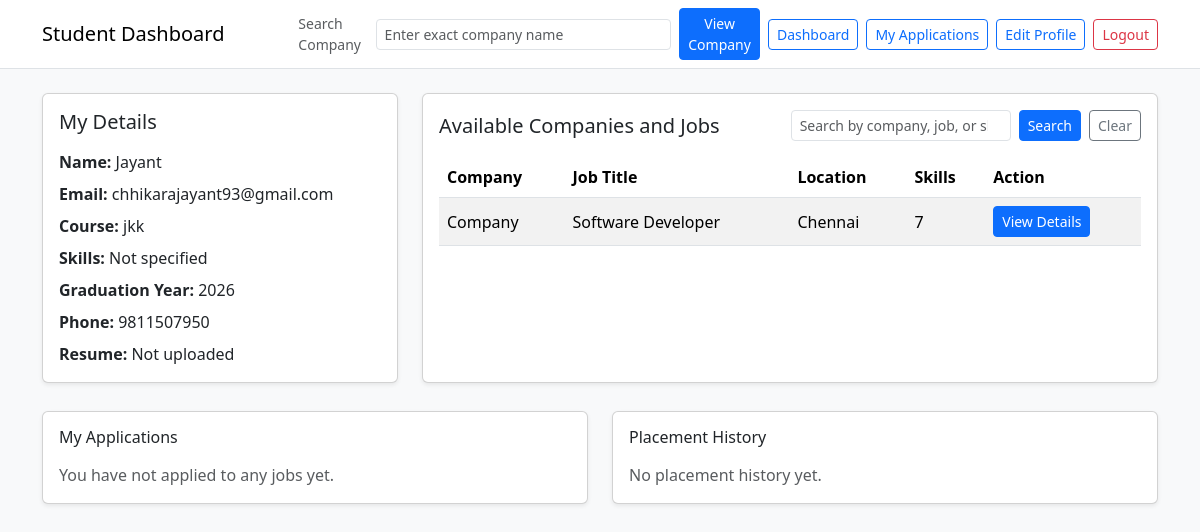
Before: /student-dashboard (signed in) with the older database file.
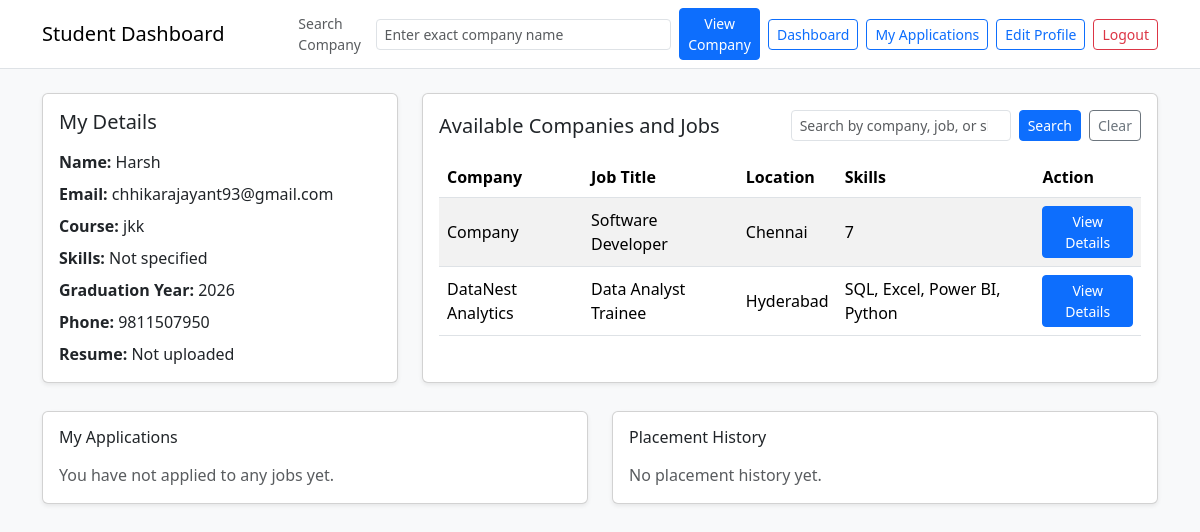
After: the same page with the newer database file.
### model.py (models this page shows, shortened)
class Student(db.Model):
    __tablename__ = "students"
    id = db.Column(db.Integer, primary_key=True)
    full_name = db.Column(db.String(120), nullable=False)
    email = db.Column(db.String(120), unique=True, nullable=False)
    password = db.Column(db.String(120), nullable=False)
    phone = db.Column(db.String(20), nullable=True)
    course = db.Column(db.String(100), nullable=True)
    skills = db.Column(db.String(255), nullable=True)
    graduation_year = db.Column(db.Integer, nullable=True)
    resume_url = db.Column(db.String(255), nullable=True)
    is_deactivated = db.Column(db.Boolean, nullable=False, default=False)
    applications = db.relationship(
        "Application", back_populates="student", cascade="all, delete-orphan"
    )

class JobPosition(db.Model):
    __tablename__ = "job_positions"
    id = db.Column(db.Integer, primary_key=True)
    company_id = db.Column(db.Integer, db.ForeignKey("companies.id"), nullable=False)
    title = db.Column(db.String(120), nullable=False)
    description = db.Column(db.Text, nullable=True)
    eligibility_criteria = db.Column(db.String(255), nullable=True)
    required_skills = db.Column(db.String(255), nullable=True)
    experience_required = db.Column(db.String(120), nullable=True)
    application_deadline = db.Column(db.Date, nullable=True)
    location = db.Column(db.String(120), nullable=True)
    salary_lpa = db.Column(db.Float, nullable=True)
    status = db.Column(db.String(30), nullable=False, default="pending")
    is_active = db.Column(db.Boolean, nullable=False, default=True)
    posted_at = db.Column(db.DateTime, nullable=False, default=datetime.utcnow)
    company = db.relationship("Company", back_populates="job_positions")
    applications = db.relationship(
        "Application", back_populates="job_position", cascade="all, delete-orphan"
    )

class Company(db.Model):
    __tablename__ = "companies"
    id = db.Column(db.Integer, primary_key=True)
    name = db.Column(db.String(120), unique=True, nullable=False)
    email = db.Column(db.String(120), unique=True, nullable=False)
    password = db.Column(db.String(120), nullable=False)
    industry = db.Column(db.String(100), nullable=True)
    location = db.Column(db.String(120), nullable=True)
    website = db.Column(db.String(255), nullable=True)
    is_blacklisted = db.Column(db.Boolean, nullable=False, default=False)
    is_approved = db.Column(db.Boolean, nullable=False, default=False)
    job_positions = db.relationship(
        "JobPosition", back_populates="company", cascade="all, delete-orphan"
    )

### app.py (the view, shortened to what this page needs)
@app.route('/student-dashboard')
def student_dashboard():
    if 'student_id' not in session:
        return redirect(url_for("access"))
    close_expired_job_positions()
    student = Student.query.get(session['student_id'])
    if not student:
        return redirect(url_for("access"))
    search = (request.args.get("search") or "").strip().lower()
    applications = Application.query.filter_by(student_id=student.id).all()
    active_positions = JobPosition.query.join(Company).filter(
        JobPosition.is_active == True,
        JobPosition.status == "approved",
        Company.is_blacklisted == False,
        Company.is_approved == True
    ).all()
    applied_position_ids = [app.job_position_id for app in applications]
    placements = Placement.query.join(Application).filter(
        Application.student_id == student.id
    ).all()
    return render_template('student.html',
                         student=student,
                         applications=applications,
                         active_positions=active_positions,
                         applied_position_ids=applied_position_ids,
                         placements=placements,
                         search=search)

### app.py (called while the page is built)
def close_expired_job_positions():
    today = datetime.utcnow().date()
    expired_positions = JobPosition.query.filter(
        JobPosition.is_active == True,
        JobPosition.application_deadline.isnot(None),
        JobPosition.application_deadline < today,
    ).all()
    for position in expired_positions:
        position.is_active = False
        position.status = "closed"
    if expired_positions:
        db.session.commit()

### template/student.html (shortened to what the changed rows need)
<!doctype html>
<html lang="en">
<head>
    <link href="https://cdn.jsdelivr.net/npm/bootstrap@5.3.8/dist/css/bootstrap.min.css" rel="stylesheet">
</head>
<body class="bg-light">
    <main class="container py-4">
        <div class="row g-4">
            <div class="col-12 col-lg-4">
                <div class="card shadow-sm h-100">
                    <div class="card-body">
                        <h2 class="h5 mb-3">My Details</h2>
                        <p class="mb-2"><strong>Name:</strong> {{ student.full_name }}</p>
                        <p class="mb-2"><strong>Email:</strong> {{ student.email }}</p>
                        <p class="mb-2"><strong>Course:</strong> {{ student.course or 'Not specified' }}</p>
                        <p class="mb-2"><strong>Skills:</strong> {{ student.skills or 'Not specified' }}</p>
                        <p class="mb-2"><strong>Graduation Year:</strong> {{ student.graduation_year or 'Not specified' }}</p>
                        <p class="mb-0"><strong>Phone:</strong> {{ student.phone or 'Not specified' }}</p>
                        <p class="mb-0 mt-2"><strong>Resume:</strong>
                            {% if student.resume_url %}
                                <a href="{{ student.resume_url }}" target="_blank">View Resume</a>
                            {% else %}
                                Not uploaded
                            {% endif %}
                        </p>
                    </div>
                </div>
            </div>
            <div class="col-12 col-lg-8">
                <div class="card shadow-sm h-100">
                    <div class="card-body">
                        <div class="d-flex flex-wrap justify-content-between align-items-center gap-2 mb-3">
                            <h2 class="h5 mb-0">Available Companies and Jobs</h2>
                        </div>
                        {% if active_positions %}
                            <div class="table-responsive">
                                <table class="table table-striped align-middle">
                                    <thead>
                                        <tr>
                                            <th>Company</th>
                                            <th>Job Title</th>
                                            <th>Location</th>
                                            <th>Skills</th>
                                            <th>Action</th>
                                        </tr>
                                    </thead>
                                    <tbody>
                                        {% for position in active_positions %}
                                            <tr>
                                                <td>{{ position.company.name }}</td>
                                                <td>{{ position.title }}</td>
                                                <td>{{ position.location or 'N/A' }}</td>
                                                <td>{{ position.required_skills or position.eligibility_criteria or 'N/A' }}</td>
                                                <td>
                                                    <a href="{{ url_for('student_job_details', position_id=position.id) }}" class="btn btn-primary btn-sm">View Details</a>
                                                </td>
                                            </tr>
                                        {% endfor %}
                                    </tbody>
                                </table>
                            </div>
                        {% else %}
                            {% if search %}
                                <p class="text-muted mb-0">No jobs matched your search.</p>
                            {% else %}
                                <p class="text-muted mb-0">No active company drives available right now.</p>
                            {% endif %}
                        {% endif %}
                    </div>
                </div>
            </div>
        </div>
        <div class="row g-4 mt-1">
            <div class="col-12 col-lg-6">
                <div class="card shadow-sm h-100">
                    <div class="card-body">
                        <h2 class="h6 mb-3">My Applications</h2>
                    </div>
                </div>
            </div>
            <div class="col-12 col-lg-6">
                <div class="card shadow-sm h-100">
                    <div class="card-body">
                        <h2 class="h6 mb-3">Placement History</h2>
                    </div>
                </div>
            </div>
        </div>
    </main>
</body>
</html>

Changed rows visible on the page:
changed Student "chhikarajayant93@gmail.com": full_name "Jayant" → "Harsh"
added JobPosition: company.name "DataNest Analytics", title "Data Analyst Trainee", location "Hyderabad", required_skills "SQL, Excel, Power BI, Python"
